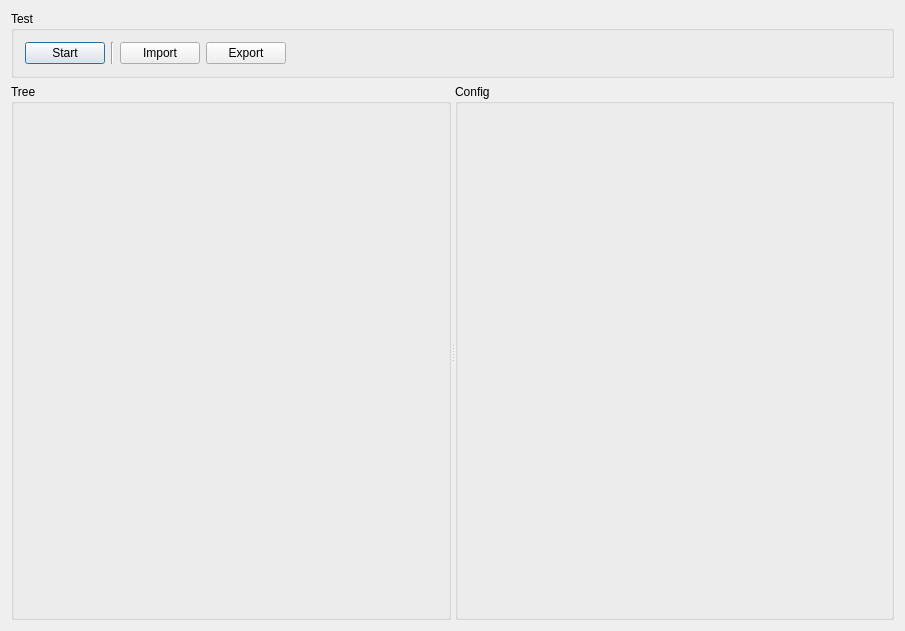
<?xml version="1.0" encoding="UTF-8"?>
<ui version="4.0">
 <class>QUaModbusClientWidgetTest</class>
 <widget class="QDialog" name="QUaModbusClientWidgetTest">
  <property name="geometry">
   <rect>
    <x>0</x>
    <y>0</y>
    <width>905</width>
    <height>631</height>
   </rect>
  </property>
  <property name="windowTitle">
   <string>QUaModbusClientWidgetTest</string>
  </property>
  <layout class="QVBoxLayout" name="verticalLayout">
   <item>
    <widget class="QGroupBox" name="groupBoxTest">
     <property name="sizePolicy">
      <sizepolicy hsizetype="Preferred" vsizetype="Fixed">
       <horstretch>0</horstretch>
       <verstretch>0</verstretch>
      </sizepolicy>
     </property>
     <property name="title">
      <string>Test</string>
     </property>
     <layout class="QHBoxLayout" name="horizontalLayout">
      <item>
       <widget class="QPushButton" name="pushButtonStart">
        <property name="text">
         <string>Start</string>
        </property>
       </widget>
      </item>
      <item>
       <widget class="Line" name="line">
        <property name="orientation">
         <enum>Qt::Vertical</enum>
        </property>
       </widget>
      </item>
      <item>
       <widget class="QPushButton" name="pushButtonImport">
        <property name="text">
         <string>Import</string>
        </property>
       </widget>
      </item>
      <item>
       <widget class="QPushButton" name="pushButtonExport">
        <property name="text">
         <string>Export</string>
        </property>
       </widget>
      </item>
      <item>
       <spacer name="horizontalSpacer">
        <property name="orientation">
         <enum>Qt::Horizontal</enum>
        </property>
        <property name="sizeHint" stdset="0">
         <size>
          <width>40</width>
          <height>20</height>
         </size>
        </property>
       </spacer>
      </item>
     </layout>
    </widget>
   </item>
   <item>
    <widget class="QSplitter" name="splitter">
     <property name="orientation">
      <enum>Qt::Horizontal</enum>
     </property>
     <widget class="QGroupBox" name="groupBoxTree">
      <property name="title">
       <string>Tree</string>
      </property>
      <layout class="QVBoxLayout" name="verticalLayout_2">
       <item>
        <widget class="QUaModbusClientTree" name="widgetModbus" native="true"/>
       </item>
      </layout>
     </widget>
     <widget class="QGroupBox" name="groupBoxConfig">
      <property name="title">
       <string>Config</string>
      </property>
      <layout class="QVBoxLayout" name="verticalLayoutConfig">
       <item>
        <widget class="QStackedWidget" name="stackedWidget"/>
       </item>
      </layout>
     </widget>
    </widget>
   </item>
  </layout>
 </widget>
 <layoutdefault spacing="6" margin="11"/>
 <customwidgets>
  <customwidget>
   <class>QUaModbusClientTree</class>
   <extends>QWidget</extends>
   <header location="global">QUaModbusClientTree</header>
   <container>1</container>
  </customwidget>
 </customwidgets>
 <resources/>
 <connections/>
</ui>
